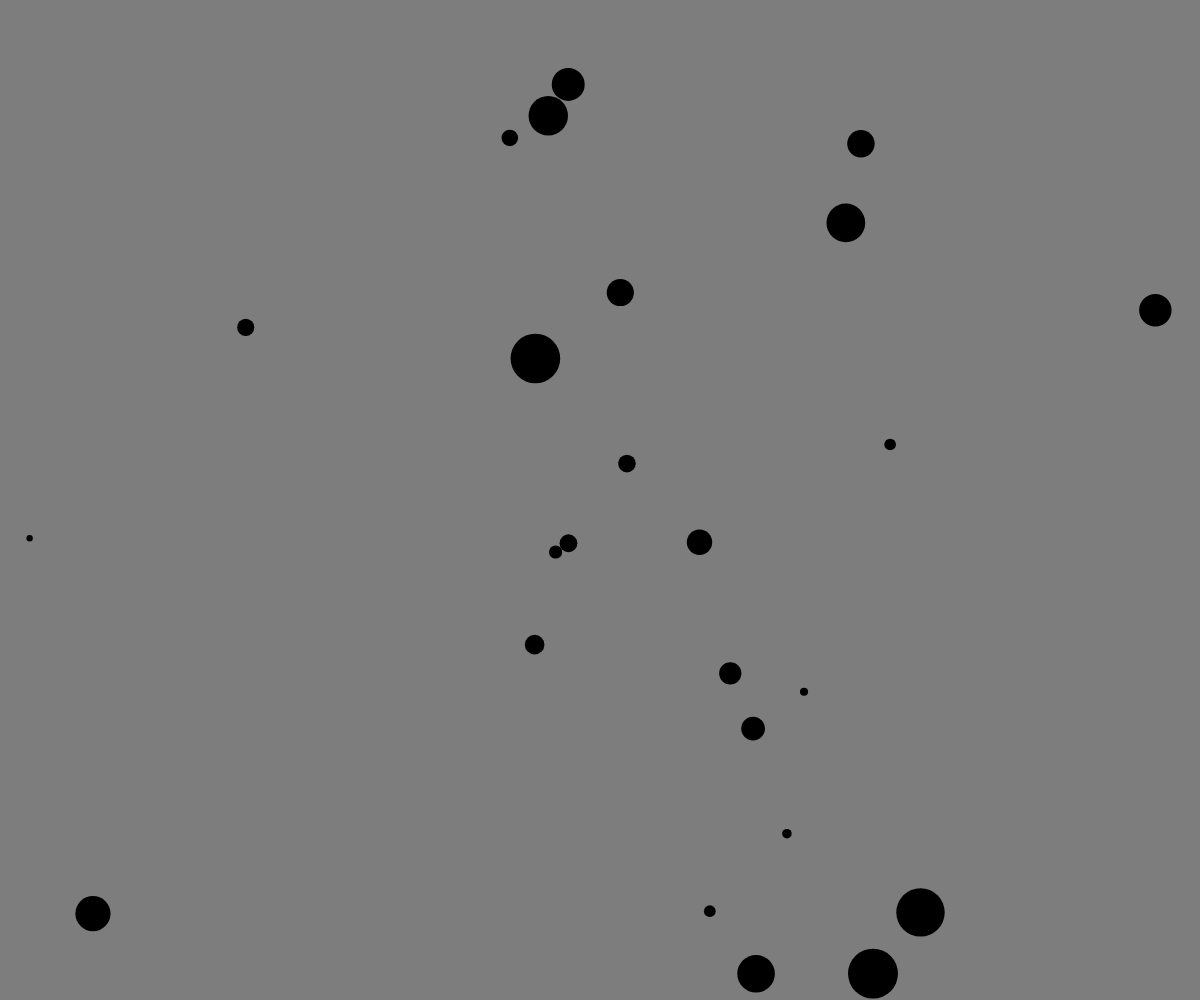
Frame 1 (no input)
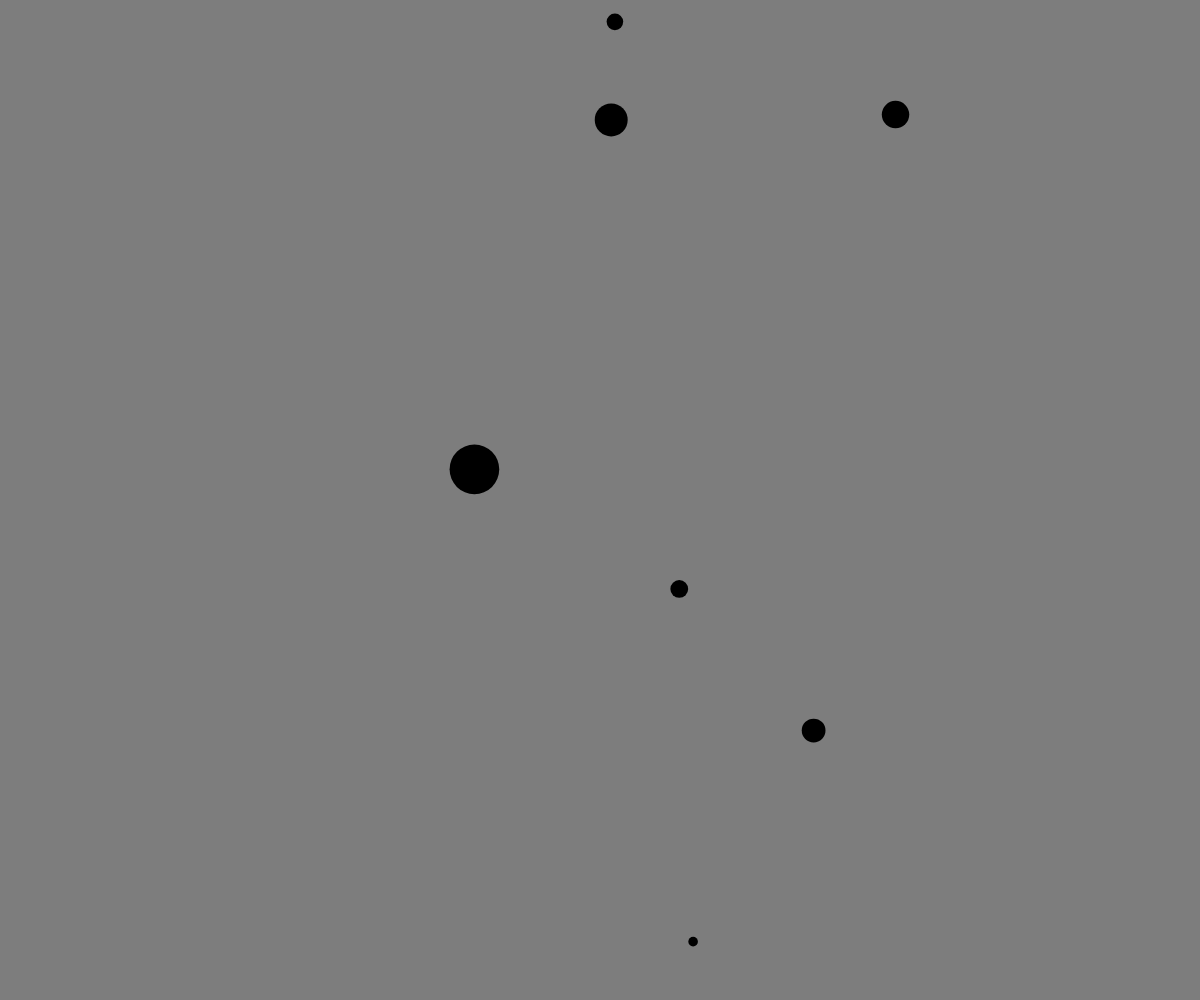
Frame 60 (no input)
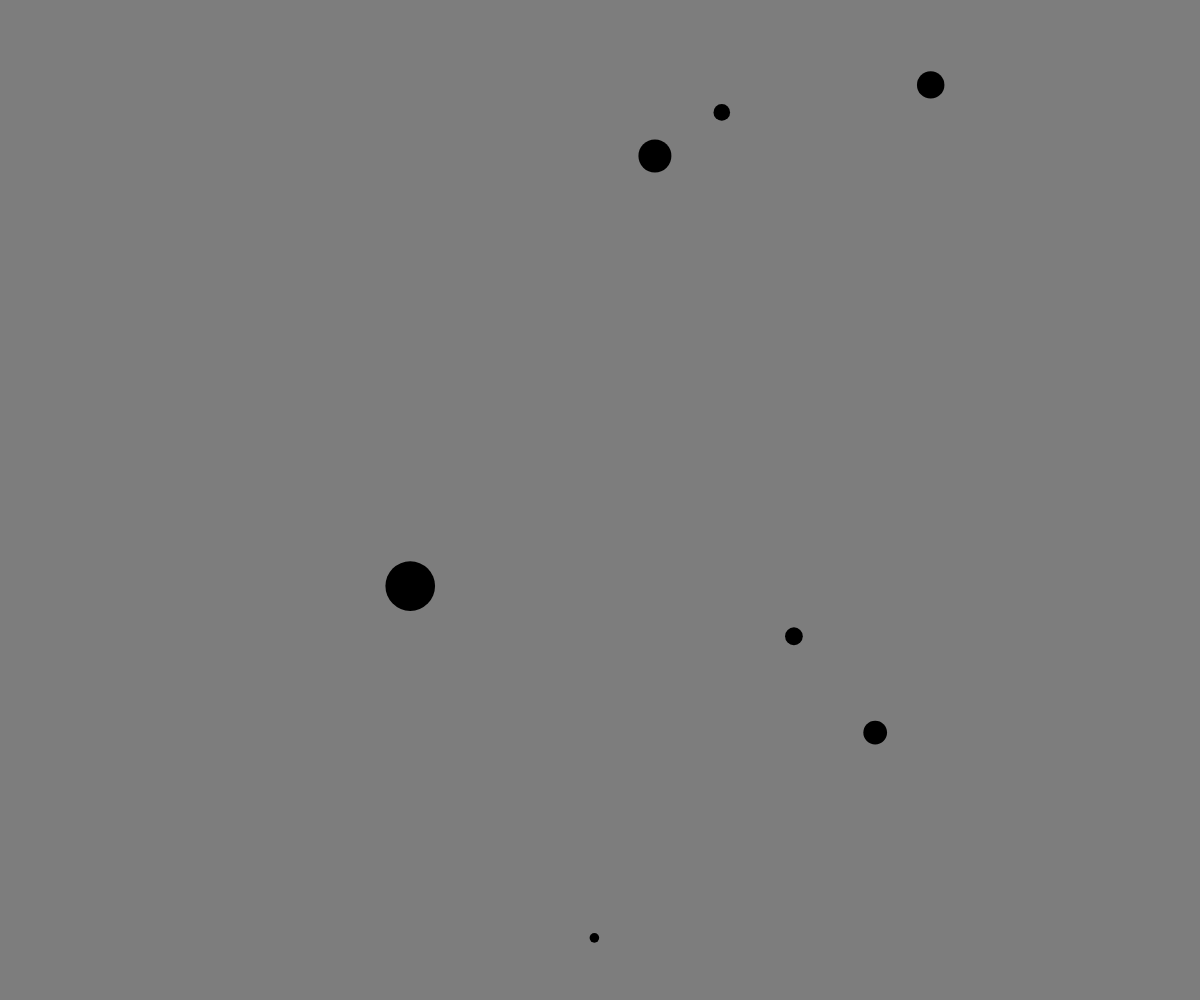
Frame 120 (the mouse pressed at the canvas centre since frame 60)

The p5.js sketch that drew these frames (run headless with seeded random() and noise() and a simulated clock; from frame 60 on, the mouse is pressed at the canvas centre):

// p5.js sketch
// ── sketch.js
//work in progress

let bbs = [];

function setup() {
  createCanvas(windowWidth, windowHeight);

  for (let i = 0; i < 100; i++) {
    let x = random(25, windowWidth - 25);
    let y = random(25, windowHeight - 25);
    let d = random(5, 50);
    let b = new bb(x, y, d);
    bbs.push(b);
  }
}

function draw() {
  background(125);

  for (let b of bbs) {
    b.move();
    b.bounce();
    b.show();
    let disappear = false;
    for (let others of bbs) {
      if (b !== others && b.intersects(others)) {
        disappear = true;
      }
    }
    for (let i = 0; i < bbs.length - 1; i++) {
      if (disappear) {
        bbs.splice(i, 1);
      }
    }
  }
}

class bb {
  constructor(x, y, d) {
    this.x = x;
    this.y = y;
    this.d = d;
    this.xSpeed = random(-2, 2);
    this.ySpeed = random(-2, 2);
    this.brightness = 0;
  }

  intersects(others) {
    let d = dist(this.x, this.y, others.x, others.y);
    return d <= this.d / 2 + others.d / 2;
  }

  move() {
    this.x = this.x + this.xSpeed;
    this.y = this.y + this.ySpeed;
  }

  bounce() {
    if (this.x >= width - this.d / 2 || this.x <= this.d / 2) {
      this.xSpeed = this.xSpeed * -1;
    }
    if (this.y >= height - this.d / 2 || this.y <= this.d / 2) {
      this.ySpeed = this.ySpeed * -1;
    }
  }

  show() {
    noStroke();
    fill(this.brightness);
    circle(this.x, this.y, this.d);
  }
}
